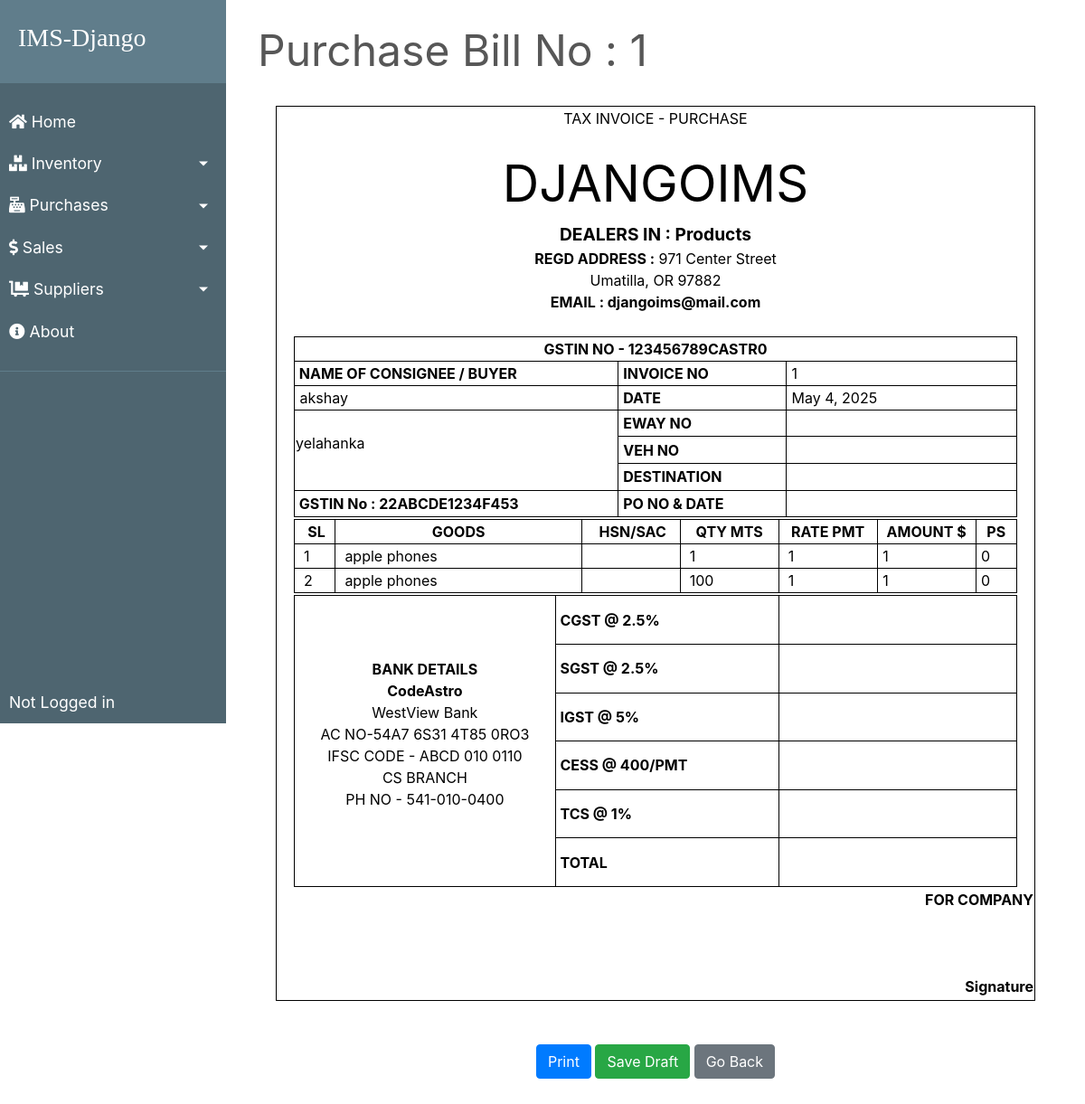
/transactions/purchases/1, run on the app's committed database.
### transactions/views.py (the view, shortened to what this page needs)
class PurchaseBillView(View):
    model = PurchaseBill
    template_name = "bill/purchase_bill.html"
    bill_base = "bill/bill_base.html"
    def get(self, request, billno):
        context = {
            'bill'          : PurchaseBill.objects.get(billno=billno),
            'items'         : PurchaseItem.objects.filter(billno=billno),
            'billdetails'   : PurchaseBillDetails.objects.get(billno=billno),
            'bill_base'     : self.bill_base,
        }
        return render(request, self.template_name, context)

### transactions/templates/bill/purchase_bill.html (shortened to what this page needs)
{% extends bill_base %}
{% load static %}
{% block content %}
    <div style="color:#575757; font-style: bold; font-size: 3rem;  border-bottom: 1px solid white;">Purchase Bill No : {{ bill.billno }}</div>
    <form method="post">
        <div class="bg">
            <br>
            <div id="printArea" class="bg">
                <table class="outer-box inner-box" style="width: 840px; margin-left: auto; margin-right: auto;">
                    <tbody>
                        <tr style="height: 1px;">
                            <td> <p style="text-align: center;">TAX INVOICE - PURCHASE</p> </td>
                        </tr>
                        <tr style="text-align: center;">
                            <td >
                                <span style="font-size: 350%;">DJANGOIMS</span> <br>
                                <span style="font-size: 120%; font-weight: bold;">DEALERS IN : Products</span> <br>
                                <span style="font-weight: bold;">REGD ADDRESS :</span> 971 Center Street<br>Umatilla, OR 97882<br>
                                <span style="font-weight: bold;">EMAIL : djangoims@mail.com</span> <br><br>
                            </td>
                        </tr>
                        <tr>
                            <td>
                            <table class="outer-box" style="width: 800px; margin-left: auto; margin-right: auto;">
                                <tbody>
                                    <tr>
                                        <td class="inner-box" style="text-align: center; font-weight: bold;" colspan="3">GSTIN NO - 123456789CASTR0</td>
                                    </tr>
                                    <tr>
                                        <td class="inner-box" style="width: 50%; font-weight: bold;">&nbsp;NAME OF CONSIGNEE / BUYER</td>
                                        <td class="inner-box" style="width: 25%; font-weight: bold;">&nbsp;INVOICE NO</td>
                                        <td class="inner-box" style="width: 25%;">&nbsp;{{ bill.billno }}</td>
                                    </tr>
                                    <tr>
                                        <td class="inner-box" style="width: 50%;">&nbsp;{{ bill.supplier.name }}</td>
                                        <td class="inner-box" style="width: 25%; font-weight: bold;">&nbsp;DATE</td>
                                        <td class="inner-box" style="width: 25%;">&nbsp;{{ bill.time.date }}</td>
                                    </tr>
                                    <tr>
                                        <td class="inner-box" style="width: 50%;" rowspan="3">{{ bill.supplier.address|linebreaks }}</td>
                                        <td class="inner-box" style="width: 25%; font-weight: bold;">&nbsp;EWAY NO</td>
                                        <td class="inner-box align-middle" style="width: 25%;"> <input type="text" name="eway" class="align-middle" style="border: 0; overflow: hidden;" value="{% if billdetails.eway %}{{ billdetails.eway }}{% endif %}"> </td>
                                    </tr>
                                    <tr>
                                        <td class="inner-box" style="width: 25%; font-weight: bold;">&nbsp;VEH NO</td>
                                        <td class="inner-box align-middle" style="width: 25%;"> <input type="text" name="veh" class="align-middle" style="border: 0; overflow: hidden;" value="{% if billdetails.veh %}{{ billdetails.veh }}{% endif %}"> </td>
                                    </tr>
                                    <tr>
                                        <td class="inner-box" style="width: 25%; font-weight: bold;">&nbsp;DESTINATION</td>
                                        <td class="inner-box align-middle" style="width: 25%;"> <input type="text" name="destination" class="align-middle" style="border: 0; overflow: hidden;" value=""> </td>
                                    </tr>
                                    <tr>
                                        <td class="inner-box" style="font-weight: bold;">&nbsp;GSTIN No : {{ bill.supplier.gstin }}</td>
                                        <td class="inner-box" style="width: 25%; font-weight: bold;">&nbsp;PO NO &amp; DATE</td>
                                        <td class="inner-box align-middle" style="width: 25%;"> <input type="text" name="po" class="align-middle" style="border: 0; overflow: hidden;" value="{% if billdetails.po %}{{ billdetails.po }}{% endif %}"> </td>
                                    </tr>
                                </tbody>
                            </table>
                            </td>
                        </tr>
                        <tr>
                            <td>
                            <table class="outer-box" style="width: 800px; margin-left: auto; margin-right: auto;">
                                <tbody>
                                    <tr>
                                        <td class="inner-box" style="width: 05%; font-weight: bold; text-align: center;">&nbsp;SL</td>
                                        <td class="inner-box" style="width: 30%; font-weight: bold; text-align: center;">GOODS</td>
                                        <td class="inner-box" style="width: 12%; font-weight: bold; text-align: center;">&nbsp;HSN/SAC</td>
                                        <td class="inner-box" style="width: 12%; font-weight: bold; text-align: center;">QTY MTS</td>
                                        <td class="inner-box" style="width: 12%; font-weight: bold; text-align: center;">RATE PMT</td>
                                        <td class="inner-box" style="width: 12%; font-weight: bold; text-align: center;">AMOUNT $</td>
                                        <td class="inner-box" style="width: 05%; font-weight: bold; text-align: center;">PS</td>
                                    </tr>
                                    {% for item in items %}
                                        <tr style="height: auto;">
                                            <td class="inner-box" style="width: 5%;">&nbsp; {{ forloop.counter }}</td>
                                            <td class="inner-box" style="width: 30%;">&nbsp; {{ item.stock.name }}</td>
                                            <td class="inner-box" style="width: 12%;">&nbsp;</td>
                                            <td class="inner-box" style="width: 12%;">&nbsp; {{ item.quantity }}</td>
                                            <td class="inner-box" style="width: 12%;">&nbsp; {{ item.perprice }}</td>
                                            <td class="inner-box" style="width: 12%;">&nbsp;{{ item.totalprice }}</td>
                                            <td class="inner-box" style="width: 5%;">&nbsp;0</td>
                                        </tr>
                                    {% endfor %}
                                </tbody>
                            </table>
                            </td>
                        </tr>
                        <tr>
                            <td>
                            <table class="outer-box inner-box" style="width: 800px; margin-left: auto; margin-right: auto;">
                                <tbody>
                                    <tr>
                                        <td class="inner-box" style="width: 35%; text-align: center;" rowspan="6">
                                            <p> <span style="font-weight: bold;">BANK DETAILS <br> CodeAstro</span> <br>
                                                WestView Bank <br> AC NO-54A7 6S31 4T85 0RO3 <br> IFSC CODE - ABCD 010 0110 <br> CS BRANCH <br> PH NO - 541-010-0400</p>
                                        </td>
                                        <td class="inner-box" style="width: 30%; font-weight: bold;">&nbsp;CGST @ 2.5%</td>
                                        <td class="inner-box align-middle" style="width: 30%;">&nbsp; <input type="text" name="cgst" class="align-middle" pattern="[0-9]+\.[0-9]+" style="border: 0; overflow: hidden;" value="{% if billdetails.cgst %}{{ billdetails.cgst }}{% endif %}"></td>
                                    </tr>
                                    <tr>
                                        <td class="inner-box" style="font-weight: bold;">&nbsp;SGST @ 2.5%</td>
                                        <td class="inner-box align-middle">&nbsp; <input type="text" name="sgst" class="align-middle" pattern="[0-9]+\.[0-9]+" style="border: 0; overflow: hidden;" value="{% if billdetails.sgst %}{{ billdetails.sgst }}{% endif %}"></td>
                                    </tr>
                                    <tr>
                                        <td class="inner-box" style="font-weight: bold;">&nbsp;IGST @ 5% </td>
                                        <td class="inner-box align-middle">&nbsp; <input type="text" name="igst" class="align-middle" pattern="[0-9]+\.[0-9]+" style="border: 0; overflow: hidden;" value="{% if billdetails.igst %}{{ billdetails.igst }}{% endif %}"></td>
                                    </tr>
                                    <tr>
                                        <td class="inner-box" style="font-weight: bold;">&nbsp;CESS @ 400/PMT </td>
                                        <td class="inner-box align-middle">&nbsp; <input type="text" name="cess" class="align-middle" pattern="[0-9]+\.[0-9]+" style="border: 0; overflow: hidden;" value="{% if billdetails.cess %}{{ billdetails.cess }}{% endif %}"></td>
                                    </tr>
                                    <tr>
                                        <td class="inner-box" style="font-weight: bold;">&nbsp;TCS @ 1%</td>
                                        <td class="inner-box align-middle">&nbsp; <input type="text" name="tcs" class="align-middle" pattern="[0-9]+\.[0-9]+" style="border: 0; overflow: hidden;" value="{% if billdetails.tcs %}{{ billdetails.tcs }}{% endif %}"></td>
                                    </tr>
                                    <tr>
                                        <td class="inner-box" style="font-weight: bold;">&nbsp;TOTAL</td>
                                        <td class="inner-box align-middle">&nbsp; <input type="text" name="total" class="align-middle" pattern="[0-9]+\.[0-9]+" style="border: 0; overflow: hidden;" value="{% if billdetails.total %}{{ billdetails.total }}{% endif %}"> </td>
                                    </tr>
                                </tbody>
                            </table>
                            </td>
                        </tr>
                        <tr>
                            <td style="text-align: right;">
                                <span style="font-weight: bold;">FOR COMPANY <br><br><br><br> Signature</span>
                            </td>
                        </tr>
                        <tr>
                            <td style="text-align: center;">
                            </td>
                        </tr>
                    </tbody>
                </table>
            </div>
        </div>
        <br><br>
        <div class="wrapper">
            <button class="center btn btn-primary" onclick="printpage('printArea')">Print</button>
            <button class="center btn btn-success" type="submit">Save Draft</button>
            <a href="{% url 'purchases-list' %}" class=" btn center btn-secondary">Go Back</a>
        </div>
    </form>
{% endblock %}

### transactions/templates/bill/bill_base.html (shortened to what this page needs)
{% load static %}
<!DOCTYPE html>
<html lang="en">
<head>
    <link rel="stylesheet" type="text/css" href="{% static 'bootstrap/bootstrap.min.css' %}">
    <link rel="stylesheet" href="https://use.fontawesome.com/releases/v5.7.0/css/all.css">
    <link rel="stylesheet" type="text/css" href="{% static 'css/main.css' %}">
    <link rel="stylesheet" type="text/css" href="{% static 'css/sidebar.css' %}">
    <link rel="stylesheet" type="text/css" href="{% static 'css/bill.css' %}">
</head>
<body class="bg">
    <main id="wrapper">
        <nav id="sidebar">
            <div class="sidebar-header">
                <a class="navbar-brand titlefont mr-4" href="{% url 'home' %}"><h3>IMS-Django</h3></a>
            </div>
            <ul class="list-unstyled sidebar-components">
                <li>
                    <a class="sidebar-text sidebar-button" href="{% url 'home' %}"><i class="fas fa-home"></i> Home</a>
                </li>
                <li>
                    <a href="#inventorySubmenu" data-toggle="collapse" class="dropdown-toggle sidebar-text right-arrow sidebar-button"><i class="fas fa-boxes"></i> Inventory</a>
                </li>
                <li>
                    <a href="#purchaseSubmenu" data-toggle="collapse" class="dropdown-toggle sidebar-text right-arrow sidebar-button"><i class="fas fa-cash-register"></i> Purchases</a>
                </li>
                <li>
                    <a href="#saleSubmenu" data-toggle="collapse" class="dropdown-toggle sidebar-text right-arrow sidebar-button"><i class="fas fa-dollar-sign"></i> Sales</a>
                </li>
                <li>
                    <a href="#supplierSubmenu" data-toggle="collapse" class="dropdown-toggle sidebar-text right-arrow sidebar-button"><i class="fas fa-dolly-flatbed"></i> Suppliers</a>
                </li>
                <li>
                    <a class="sidebar-text sidebar-button" href="{% url 'about' %}"><i class="fas fa-info-circle"></i> About</a>
                </li>
                <li class="bottomleft">
                    {% if user.is_authenticated %}
                        <a href="#UserSubmenu" data-toggle="collapse" class="dropdown-toggle sidebar-text right-arrow sidebar-button"><i class="fas fa-user-circle"></i> {{ request.user.username }}</a>
                        <ul class="collapse list-unstyled" id="UserSubmenu">
                            {% if request.user.is_superuser %}
                                <li> <a class="sidebar-text sidebar-subitem sidebar-button" href="{% url 'admin:index' %}"><i class="fas fa-dot-circle"></i> Admin Page</a> </li>
                            {% endif %}
                                <li> <a class="sidebar-text sidebar-subitem sidebar-button" href="{% url 'logout' %}"><i class="fas fa-dot-circle"></i> Logout</a> </li>
                        </ul>
                    {% else %}
                        <a href="{% url 'login' %}" class="sidebar-text sidebar-button">Not Logged in</a>
                    {% endif %}
                </li>
            </ul>
        </nav>
        <div id="content" class="bg-white">
            <div class="row">
                <div class="col-md-12">
                    <div class="container">
                        {% block content %}{% endblock content %}
                    </div>
                </div>
            </div>
            <br>
        </div>
    </main>
</body>
</html>

### data on the page
PurchaseBill: billno "1", supplier.name "akshay", time "May 4, 2025", supplier.address "yelahanka", supplier.gstin "22ABCDE1234F453"
PurchaseItem: stock.name "apple phones", quantity "1", perprice "1", totalprice "1"
PurchaseItem: stock.name "apple phones", quantity "100", perprice "1", totalprice "1"
